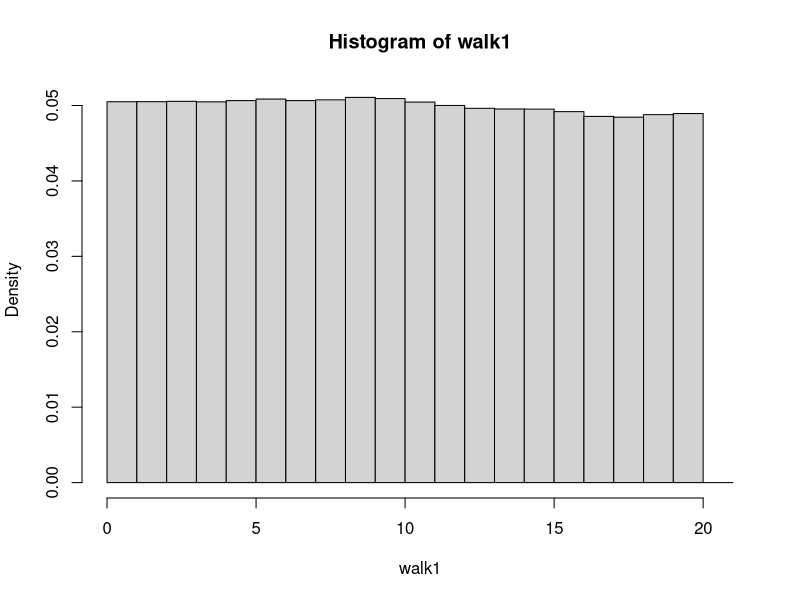
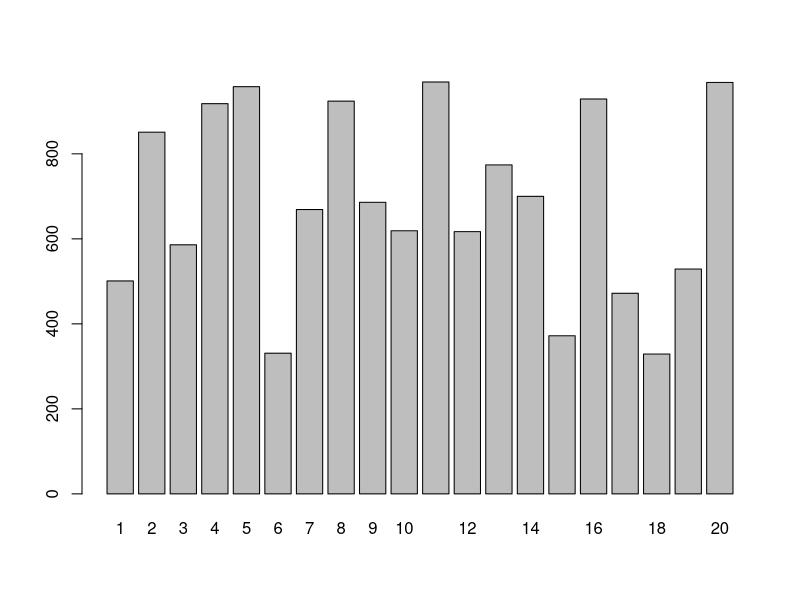

Generate these figures, in order, with R:
## ---- chunk 1
#' @param init starting value.  Must be an integer between left and right inclusive
#' @param steps the number of steps to take in the random walk
#' @param left the left boundary of the walk
#' @param right the right boundary of the walk
rando_walk <-  function(init, steps, left = 1, right = 20) {
  
  out <- rep(NA, steps + 1)  # to store the output
  out[1] <- init  # start at the initial state
  
  for (i in 2:steps) { 
    step <- sample(c(-1, 1), 1)  # choose if the step is to the left or right
    proposed <- out[i - 1] + step
    
    if (proposed < left || proposed > right) {
      out[i] <- out[i - 1]
    } else {
      out[i] <- proposed
    }
  }
  out
}
## ---- chunk 2
# do the walk!
walk1 <- rando_walk(
  init = 5,
  steps = 1e6
)

# tabulate and plot the proportion of time the
# walk spends in each of the 20 states
hist(walk1, breaks = 0:21, freq = FALSE)
## ---- chunk 3
# make a totally random target distribution, but set the seed for reproducibility
set.seed(123)
target <- floor(runif(20, min = 300, max = 1000))
names(target) <- 1:20

# I made them integers...
# have a look at this thing:
target
## ---- chunk 4
barplot(target)
## ---- chunk 5
normo_target <- "your_code_here" 

# now plot it, (uncomment the following line once you have put your code in)
# barplot(normo_target)
## ---- chunk 6
# your code here...
## ---- chunk 7
#' @param init starting value.  Must be an integer between left and right inclusive
#' @param steps the number of steps to take in the random walk
#' @param target a vector of unnormalized (if desired) probabilities
#' @param left the left boundary of the walk
#' @param right the right boundary of the walk
targeted_rando_walk <-  function(init, steps, target, left = 1, right = 20) {
  
  out <- rep(NA, steps + 1)  # to store the output
  out[1] <- init  # start at the initial state
  
  for (i in 2:steps) { 
    step <- sample(c(-1, 1), 1)  # choose if the step is to the left or right
    proposed <- out[i - 1] + step
    
    if (proposed < left || proposed > right) {
      out[i] <- out[i - 1]
    } else if (target[proposed] >= target[out[i - 1]]) {
      # you fill in some code here!
    } else if (target[proposed] < target[out[i - 1]]) {
      # you fill in some code here!
    }
  }
  out
}
